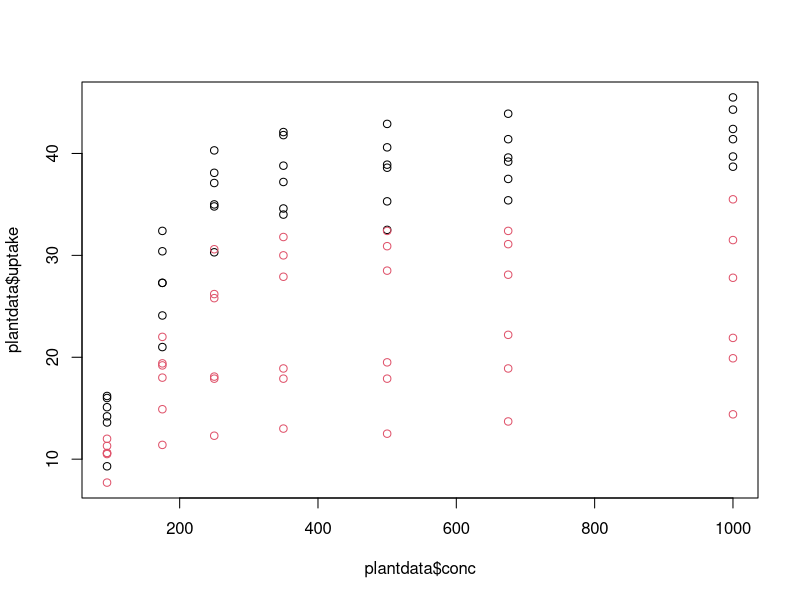
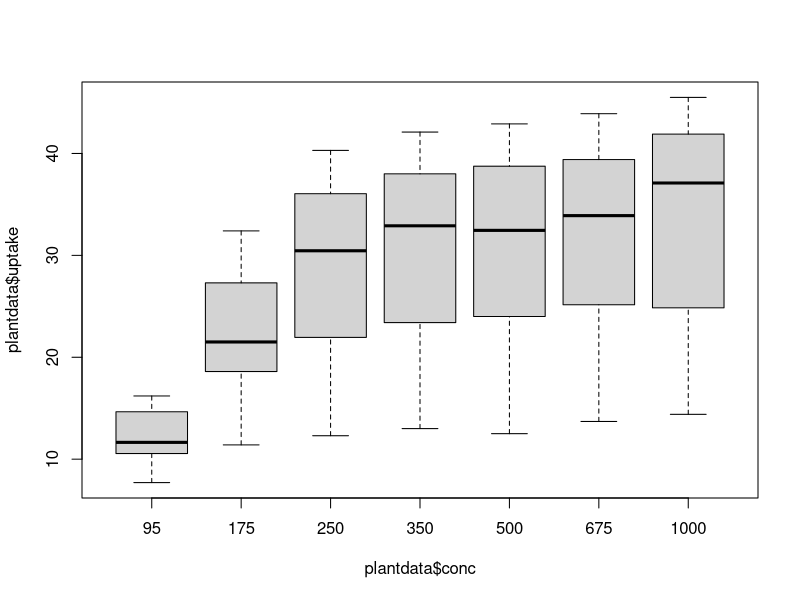
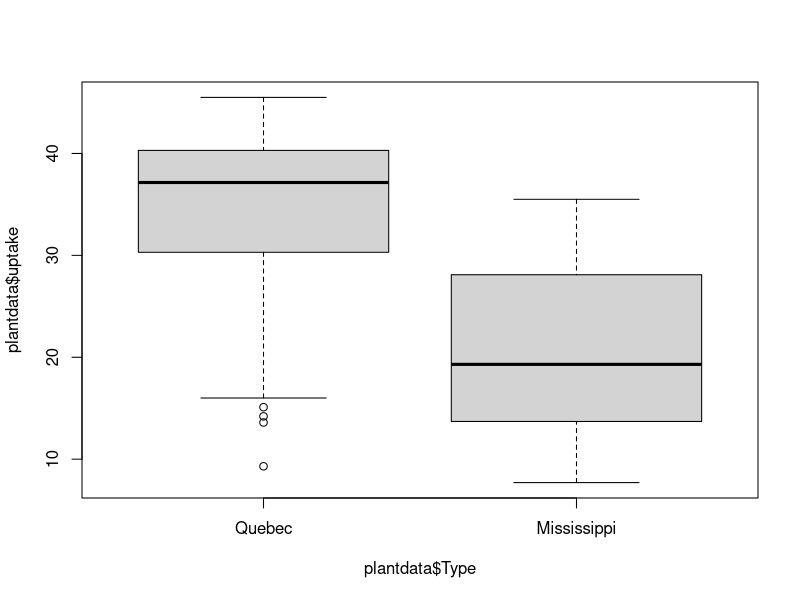
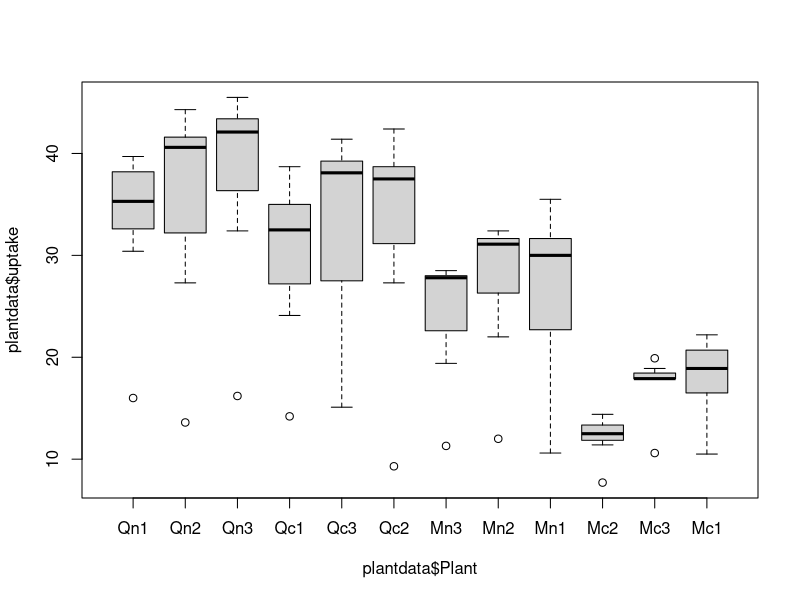
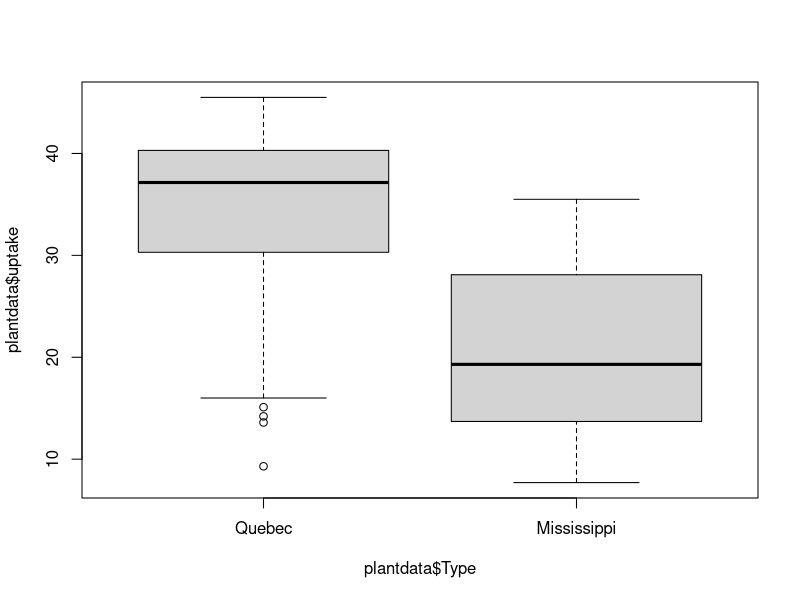
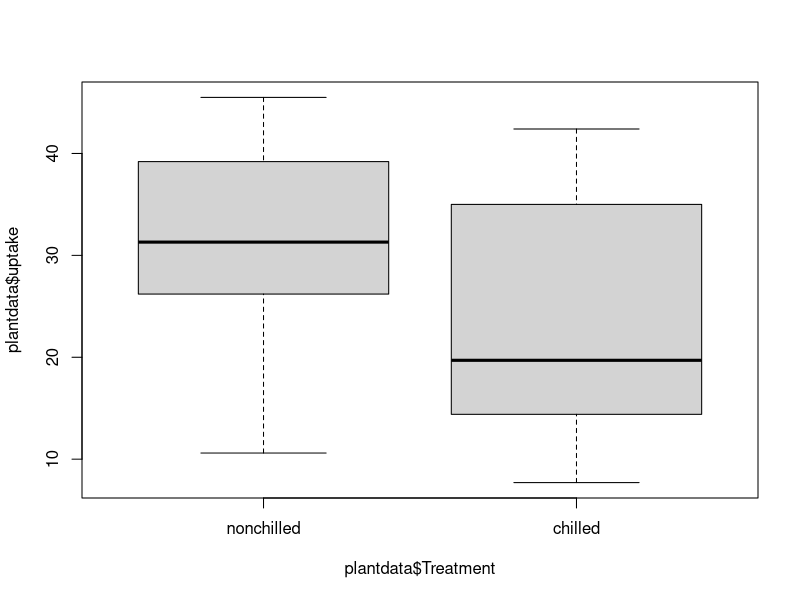
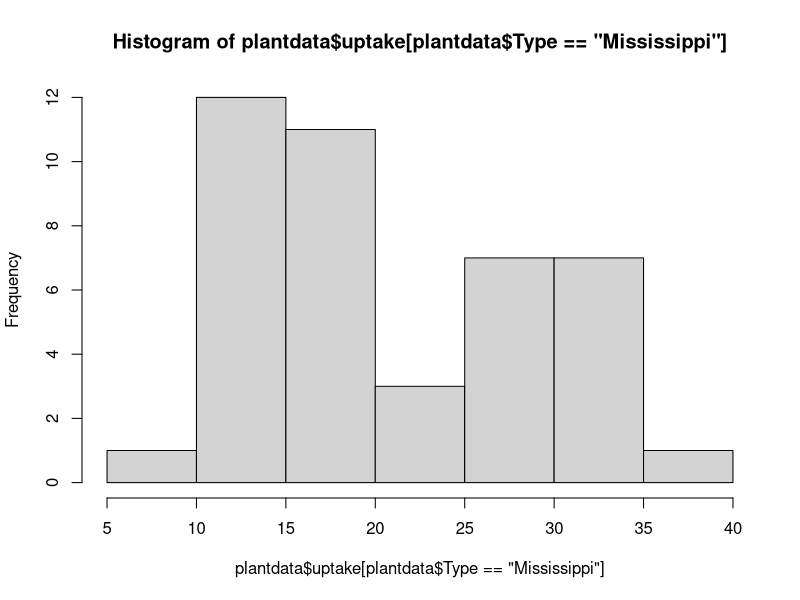
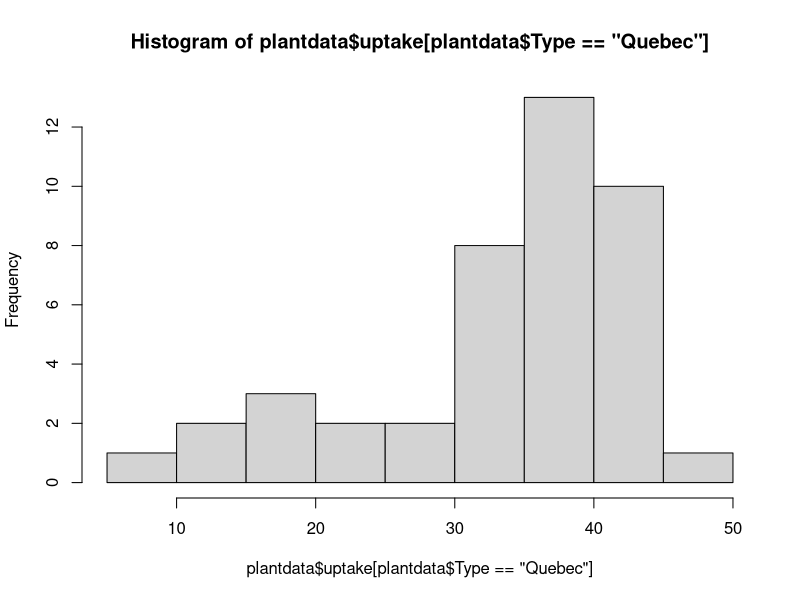

These charts were generated, in order, by the following R code: (Note: this script raises an error after producing the figures.)
##------- Practice Questions -------------------



# Q1.1 - load the data set "CO2" and store it in a variable plantdata

plantdata <-CO2
  
  # Q1.2 - See the meaning of all the variables using ? command
  
  ?CO2
  
  # Q1.3 - Run the str command and understand the structure of the datset
str(plantdata)

  # Q1.4 - Use plot() command to plot the uptake vs the conc. Use colour for Type

plot(plantdata$conc,plantdata$uptake, col = plantdata$Type)
boxplot(plantdata$uptake~plantdata$conc)
boxplot(plantdata$uptake~plantdata$Type)

  # Q1.5 - Use box plot to compare the CO2 uptake by 

#a) Various plants

#b) Various plant types

#c) Various treatments
boxplot(plantdata$uptake~plantdata$Plant)
boxplot(plantdata$uptake~plantdata$Type)
boxplot(plantdata$uptake~plantdata$Treatment)

?boxplot

  # Q1.6 - Plot a histogram to study the most common uptake among Mississippi and Quebec plants
#Read the following link to see possible solutions: http://stackoverflow.com/questions/8293547/how-to-plot-a-subset-of-a-data-frame-in-r
#Then plot them side by side

par(2,1)
hist(plantdata$uptake[plantdata$Type == 'Mississippi'])
hist(plantdata$uptake[plantdata$Type == 'Quebec'])

  # Q1.7 - Plot the uptake vs conc using ggplot functions. Use shape for type and col for treatment. Try using different sizes for better visual clarity.
ggplot(plantdata, aes(x = plantdata$uptake, y = plantdata$conc, shape = plantdata$Type, col = plantdata$Treatment)) + geom_point(size=4)
#(size = plantdata$uptake)
  

?par
 
